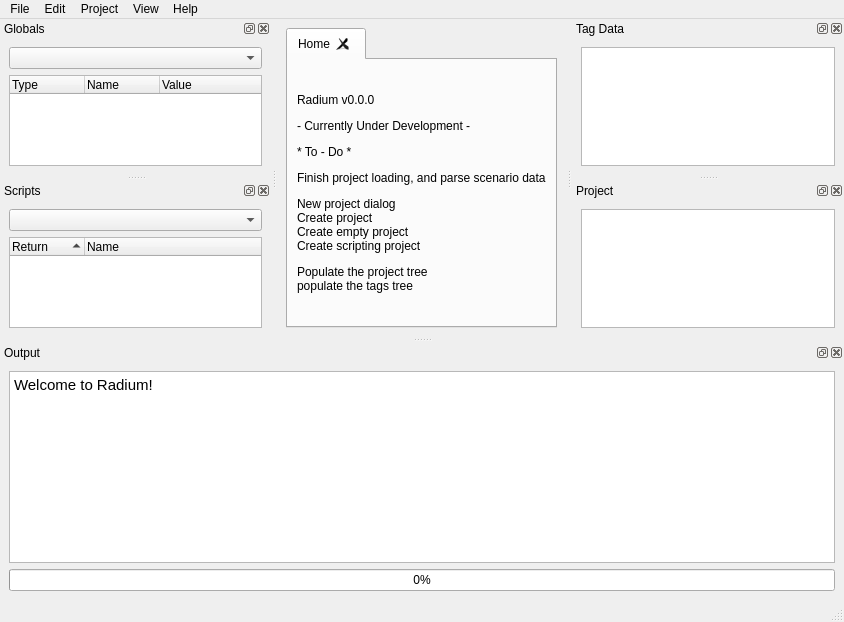
<?xml version="1.0" encoding="UTF-8"?>
<ui version="4.0">
 <class>MainForm</class>
 <widget class="QMainWindow" name="MainForm">
  <property name="geometry">
   <rect>
    <x>0</x>
    <y>0</y>
    <width>844</width>
    <height>622</height>
   </rect>
  </property>
  <property name="windowTitle">
   <string>Radium 0.0.0</string>
  </property>
  <property name="styleSheet">
   <string notr="true"/>
  </property>
  <property name="tabShape">
   <enum>QTabWidget::Rounded</enum>
  </property>
  <widget class="QWidget" name="centralwidget">
   <layout class="QGridLayout" name="gridLayout">
    <item row="0" column="0">
     <widget class="QTabWidget" name="TabCanvas">
      <property name="tabPosition">
       <enum>QTabWidget::North</enum>
      </property>
      <property name="currentIndex">
       <number>0</number>
      </property>
      <property name="tabsClosable">
       <bool>true</bool>
      </property>
      <property name="movable">
       <bool>true</bool>
      </property>
      <widget class="QWidget" name="Home">
       <attribute name="title">
        <string>Home</string>
       </attribute>
       <layout class="QGridLayout" name="gridLayout_2">
        <item row="0" column="0">
         <widget class="QLabel" name="HOME_TEXT">
          <property name="text">
           <string>&lt;html&gt;&lt;head/&gt;&lt;body&gt;&lt;p&gt;Radium v0.0.0&lt;/p&gt;&lt;p&gt;- Currently Under Development -&lt;/p&gt;&lt;p&gt;* To - Do *&lt;/p&gt;&lt;p&gt;Finish project loading, and parse scenario data&lt;/p&gt;&lt;p&gt;New project dialog&lt;br/&gt;Create project&lt;br/&gt;Create empty project&lt;br/&gt;Create scripting project&lt;/p&gt;&lt;p&gt;Populate the project tree&lt;br/&gt;populate the tags tree&lt;/p&gt;&lt;/body&gt;&lt;/html&gt;</string>
          </property>
         </widget>
        </item>
       </layout>
      </widget>
     </widget>
    </item>
   </layout>
  </widget>
  <widget class="QMenuBar" name="menubar">
   <property name="geometry">
    <rect>
     <x>0</x>
     <y>0</y>
     <width>844</width>
     <height>22</height>
    </rect>
   </property>
   <widget class="QMenu" name="file_menu">
    <property name="title">
     <string>File</string>
    </property>
    <addaction name="file_new"/>
    <addaction name="file_open"/>
    <addaction name="file_open_project"/>
    <addaction name="separator"/>
    <addaction name="file_save"/>
    <addaction name="file_save_as"/>
    <addaction name="file_save_all"/>
    <addaction name="separator"/>
    <addaction name="file_update"/>
    <addaction name="separator"/>
    <addaction name="file_quit"/>
   </widget>
   <widget class="QMenu" name="edit_menu">
    <property name="title">
     <string>Edit</string>
    </property>
    <addaction name="edit_undo"/>
    <addaction name="edit_redo"/>
    <addaction name="separator"/>
    <addaction name="edit_cut"/>
    <addaction name="edit_copy"/>
    <addaction name="edit_paste"/>
    <addaction name="edit_delete"/>
    <addaction name="separator"/>
    <addaction name="edit_settings"/>
   </widget>
   <widget class="QMenu" name="project_menu">
    <property name="title">
     <string>Project</string>
    </property>
    <widget class="QMenu" name="project_menu_build">
     <property name="title">
      <string>Build</string>
     </property>
     <addaction name="project_build_scripts"/>
     <addaction name="project_build_map"/>
     <addaction name="separator"/>
     <addaction name="project_compile_build"/>
    </widget>
    <widget class="QMenu" name="menuImport">
     <property name="title">
      <string>Import</string>
     </property>
     <addaction name="project_import_recorded_animation"/>
     <addaction name="project_import_script"/>
    </widget>
    <widget class="QMenu" name="menuExport">
     <property name="enabled">
      <bool>false</bool>
     </property>
     <property name="title">
      <string>Export</string>
     </property>
     <widget class="QMenu" name="menuRecorded_Animations">
      <property name="title">
       <string>Recorded Animations</string>
      </property>
      <addaction name="actionSelected_2"/>
      <addaction name="actionFocused_Scenario_2"/>
      <addaction name="actionAll_4"/>
      <addaction name="separator"/>
      <addaction name="actionControl_V0"/>
      <addaction name="actionAll_Control_V3"/>
      <addaction name="actionAll_Control_V4"/>
     </widget>
     <widget class="QMenu" name="menuScripts">
      <property name="title">
       <string>Scripts</string>
      </property>
      <addaction name="actionSelected_3"/>
      <addaction name="actionFocused_Scenario_3"/>
      <addaction name="actionAll_5"/>
      <addaction name="separator"/>
      <addaction name="actionGobals_Only"/>
      <addaction name="actionFunctions_Only"/>
      <addaction name="separator"/>
      <addaction name="actionConsolidate_and_Save"/>
     </widget>
     <addaction name="menuRecorded_Animations"/>
     <addaction name="menuScripts"/>
    </widget>
    <widget class="QMenu" name="menuNew">
     <property name="title">
      <string>New</string>
     </property>
     <addaction name="project_new_recorded_animation"/>
     <addaction name="project_new_script"/>
    </widget>
    <addaction name="menuNew"/>
    <addaction name="separator"/>
    <addaction name="project_menu_build"/>
    <addaction name="menuImport"/>
    <addaction name="menuExport"/>
    <addaction name="separator"/>
    <addaction name="project_bind_scenario"/>
    <addaction name="project_remove_scenario"/>
    <addaction name="separator"/>
    <addaction name="project_settings"/>
   </widget>
   <widget class="QMenu" name="view_menu">
    <property name="title">
     <string>View</string>
    </property>
    <widget class="QMenu" name="menuHighlighting">
     <property name="title">
      <string>Highlighting</string>
     </property>
     <addaction name="HighlightingHsc"/>
     <addaction name="HighlightingLua"/>
     <addaction name="HighlightingSapp"/>
    </widget>
    <addaction name="view_menu_output"/>
    <addaction name="view_menu_project"/>
    <addaction name="view_menu_tags"/>
    <addaction name="actionCurrent_Parameters"/>
    <addaction name="separator"/>
    <addaction name="menuHighlighting"/>
   </widget>
   <widget class="QMenu" name="help_menu">
    <property name="title">
     <string>Help</string>
    </property>
    <addaction name="help"/>
    <addaction name="help_about"/>
    <addaction name="separator"/>
    <addaction name="help_submit_bug"/>
   </widget>
   <addaction name="file_menu"/>
   <addaction name="edit_menu"/>
   <addaction name="project_menu"/>
   <addaction name="view_menu"/>
   <addaction name="help_menu"/>
  </widget>
  <widget class="QDockWidget" name="TagsWidget">
   <property name="minimumSize">
    <size>
     <width>89</width>
     <height>111</height>
    </size>
   </property>
   <property name="features">
    <set>QDockWidget::AllDockWidgetFeatures</set>
   </property>
   <property name="windowTitle">
    <string>Tag Data</string>
   </property>
   <attribute name="dockWidgetArea">
    <number>2</number>
   </attribute>
   <widget class="QWidget" name="TagsWidget_Layout">
    <layout class="QVBoxLayout" name="verticalLayout_3">
     <item>
      <widget class="QTreeView" name="ScenarioTags"/>
     </item>
    </layout>
   </widget>
  </widget>
  <widget class="QDockWidget" name="ProjectWidget">
   <property name="sizePolicy">
    <sizepolicy hsizetype="Preferred" vsizetype="Preferred">
     <horstretch>0</horstretch>
     <verstretch>0</verstretch>
    </sizepolicy>
   </property>
   <property name="minimumSize">
    <size>
     <width>89</width>
     <height>111</height>
    </size>
   </property>
   <property name="baseSize">
    <size>
     <width>50</width>
     <height>0</height>
    </size>
   </property>
   <property name="features">
    <set>QDockWidget::AllDockWidgetFeatures</set>
   </property>
   <property name="windowTitle">
    <string>Project</string>
   </property>
   <attribute name="dockWidgetArea">
    <number>2</number>
   </attribute>
   <widget class="QWidget" name="ProjectWidget_Layout">
    <layout class="QVBoxLayout" name="verticalLayout_2">
     <item>
      <widget class="QTreeView" name="ProjectContents">
       <property name="contextMenuPolicy">
        <enum>Qt::CustomContextMenu</enum>
       </property>
       <property name="editTriggers">
        <set>QAbstractItemView::EditKeyPressed</set>
       </property>
       <property name="alternatingRowColors">
        <bool>true</bool>
       </property>
      </widget>
     </item>
    </layout>
   </widget>
  </widget>
  <widget class="QDockWidget" name="OutputWidget">
   <property name="enabled">
    <bool>true</bool>
   </property>
   <property name="sizePolicy">
    <sizepolicy hsizetype="Preferred" vsizetype="Preferred">
     <horstretch>0</horstretch>
     <verstretch>0</verstretch>
    </sizepolicy>
   </property>
   <property name="minimumSize">
    <size>
     <width>113</width>
     <height>138</height>
    </size>
   </property>
   <property name="maximumSize">
    <size>
     <width>524287</width>
     <height>524287</height>
    </size>
   </property>
   <property name="baseSize">
    <size>
     <width>0</width>
     <height>0</height>
    </size>
   </property>
   <property name="features">
    <set>QDockWidget::AllDockWidgetFeatures</set>
   </property>
   <property name="windowTitle">
    <string>Output</string>
   </property>
   <attribute name="dockWidgetArea">
    <number>8</number>
   </attribute>
   <widget class="QWidget" name="OutputWidget_Layout">
    <property name="sizePolicy">
     <sizepolicy hsizetype="Preferred" vsizetype="Preferred">
      <horstretch>0</horstretch>
      <verstretch>0</verstretch>
     </sizepolicy>
    </property>
    <property name="minimumSize">
     <size>
      <width>0</width>
      <height>0</height>
     </size>
    </property>
    <layout class="QVBoxLayout" name="verticalLayout">
     <item>
      <widget class="QTextEdit" name="TextOut">
       <property name="readOnly">
        <bool>true</bool>
       </property>
       <property name="html">
        <string>&lt;!DOCTYPE HTML PUBLIC &quot;-//W3C//DTD HTML 4.0//EN&quot; &quot;http://www.w3.org/TR/REC-html40/strict.dtd&quot;&gt;
&lt;html&gt;&lt;head&gt;&lt;meta name=&quot;qrichtext&quot; content=&quot;1&quot; /&gt;&lt;style type=&quot;text/css&quot;&gt;
p, li { white-space: pre-wrap; }
&lt;/style&gt;&lt;/head&gt;&lt;body style=&quot; font-family:'Ubuntu'; font-size:11pt; font-weight:400; font-style:normal;&quot;&gt;
&lt;p style=&quot; margin-top:0px; margin-bottom:0px; margin-left:0px; margin-right:0px; -qt-block-indent:0; text-indent:0px;&quot;&gt;Welcome to Radium!&lt;/p&gt;&lt;/body&gt;&lt;/html&gt;</string>
       </property>
      </widget>
     </item>
     <item>
      <widget class="QProgressBar" name="Progress">
       <property name="maximum">
        <number>100</number>
       </property>
       <property name="value">
        <number>0</number>
       </property>
       <property name="format">
        <string>%p%</string>
       </property>
      </widget>
     </item>
    </layout>
   </widget>
  </widget>
  <widget class="QStatusBar" name="statusbar"/>
  <widget class="QDockWidget" name="GlobalsWidget">
   <property name="windowTitle">
    <string>Globals</string>
   </property>
   <attribute name="dockWidgetArea">
    <number>1</number>
   </attribute>
   <widget class="QWidget" name="dockWidgetContents_2">
    <layout class="QVBoxLayout" name="verticalLayout_6">
     <item>
      <widget class="QComboBox" name="GlobalsScope"/>
     </item>
     <item>
      <widget class="QTreeWidget" name="Globals">
       <property name="alternatingRowColors">
        <bool>true</bool>
       </property>
       <attribute name="headerDefaultSectionSize">
        <number>75</number>
       </attribute>
       <column>
        <property name="text">
         <string>Type</string>
        </property>
       </column>
       <column>
        <property name="text">
         <string>Name</string>
        </property>
       </column>
       <column>
        <property name="text">
         <string>Value</string>
        </property>
       </column>
      </widget>
     </item>
    </layout>
   </widget>
  </widget>
  <widget class="QDockWidget" name="ScriptsWidget">
   <property name="windowTitle">
    <string>Scripts</string>
   </property>
   <attribute name="dockWidgetArea">
    <number>1</number>
   </attribute>
   <widget class="QWidget" name="dockWidgetContents_3">
    <layout class="QVBoxLayout" name="verticalLayout_7">
     <item>
      <widget class="QComboBox" name="ScriptScope"/>
     </item>
     <item>
      <widget class="QTreeWidget" name="ScriptView">
       <property name="alternatingRowColors">
        <bool>true</bool>
       </property>
       <property name="indentation">
        <number>0</number>
       </property>
       <property name="sortingEnabled">
        <bool>true</bool>
       </property>
       <attribute name="headerDefaultSectionSize">
        <number>75</number>
       </attribute>
       <attribute name="headerShowSortIndicator" stdset="0">
        <bool>true</bool>
       </attribute>
       <column>
        <property name="text">
         <string>Return</string>
        </property>
       </column>
       <column>
        <property name="text">
         <string>Name</string>
        </property>
       </column>
      </widget>
     </item>
    </layout>
   </widget>
  </widget>
  <action name="view_menu_output">
   <property name="checkable">
    <bool>true</bool>
   </property>
   <property name="text">
    <string>Output</string>
   </property>
  </action>
  <action name="view_menu_project">
   <property name="checkable">
    <bool>true</bool>
   </property>
   <property name="text">
    <string>Project</string>
   </property>
  </action>
  <action name="view_menu_tags">
   <property name="checkable">
    <bool>true</bool>
   </property>
   <property name="checked">
    <bool>false</bool>
   </property>
   <property name="text">
    <string>Tags</string>
   </property>
  </action>
  <action name="view_menu_timeline">
   <property name="checkable">
    <bool>true</bool>
   </property>
   <property name="text">
    <string>Timeline</string>
   </property>
  </action>
  <action name="actionCurrent_Parameters">
   <property name="checkable">
    <bool>true</bool>
   </property>
   <property name="checked">
    <bool>false</bool>
   </property>
   <property name="text">
    <string>Current Parameters</string>
   </property>
  </action>
  <action name="file_new">
   <property name="text">
    <string>New</string>
   </property>
  </action>
  <action name="file_open">
   <property name="text">
    <string>Open</string>
   </property>
  </action>
  <action name="file_save">
   <property name="text">
    <string>Save</string>
   </property>
  </action>
  <action name="file_save_as">
   <property name="text">
    <string>Save As...</string>
   </property>
  </action>
  <action name="project_build_scripts">
   <property name="text">
    <string>Compile Scripts</string>
   </property>
  </action>
  <action name="project_build_map">
   <property name="text">
    <string>Build Cache File</string>
   </property>
  </action>
  <action name="actionTool_Function">
   <property name="text">
    <string>Tool Function</string>
   </property>
  </action>
  <action name="project_compile_build">
   <property name="text">
    <string>Compile And Build</string>
   </property>
  </action>
  <action name="project_import_recorded_animation">
   <property name="text">
    <string>Recorded Animation</string>
   </property>
  </action>
  <action name="project_import_script">
   <property name="text">
    <string>Script</string>
   </property>
  </action>
  <action name="actionRecorded_Animation_2">
   <property name="text">
    <string>Recorded Animation</string>
   </property>
  </action>
  <action name="actionScript_2">
   <property name="text">
    <string>Script</string>
   </property>
  </action>
  <action name="actionRecorded_Animations">
   <property name="text">
    <string>Recorded Animations</string>
   </property>
  </action>
  <action name="actionScripts">
   <property name="text">
    <string>Scripts</string>
   </property>
  </action>
  <action name="actionAll">
   <property name="text">
    <string>Recorded</string>
   </property>
  </action>
  <action name="actionAll_2">
   <property name="text">
    <string>All</string>
   </property>
  </action>
  <action name="actionFocused_Scenario">
   <property name="text">
    <string>Focused Scenario</string>
   </property>
  </action>
  <action name="actionSelected_Scenario">
   <property name="text">
    <string>Selected Scenario</string>
   </property>
  </action>
  <action name="actionRecorded_Animations_3">
   <property name="text">
    <string>Recorded Animations</string>
   </property>
  </action>
  <action name="actionAll_3">
   <property name="text">
    <string>All</string>
   </property>
  </action>
  <action name="actionSelected_2">
   <property name="text">
    <string>Selected</string>
   </property>
  </action>
  <action name="actionFocused_Scenario_2">
   <property name="text">
    <string>Focused Scenario</string>
   </property>
  </action>
  <action name="actionAll_4">
   <property name="text">
    <string>All</string>
   </property>
  </action>
  <action name="actionSelected_3">
   <property name="text">
    <string>Selected</string>
   </property>
  </action>
  <action name="actionFocused_Scenario_3">
   <property name="text">
    <string>Focused Scenario</string>
   </property>
  </action>
  <action name="actionAll_5">
   <property name="text">
    <string>All</string>
   </property>
  </action>
  <action name="actionConsolidate_and_Save">
   <property name="text">
    <string>Consolidated</string>
   </property>
  </action>
  <action name="actionGobals_Only">
   <property name="text">
    <string>Gobals Only</string>
   </property>
  </action>
  <action name="actionFunctions_Only">
   <property name="text">
    <string>Functions Only</string>
   </property>
  </action>
  <action name="actionControl_V0">
   <property name="text">
    <string>All Control V0</string>
   </property>
  </action>
  <action name="actionAll_Control_V1">
   <property name="text">
    <string>All Control V1</string>
   </property>
  </action>
  <action name="actionAll_Control_V3">
   <property name="text">
    <string>All Control V3</string>
   </property>
  </action>
  <action name="actionAll_Control_V4">
   <property name="text">
    <string>All Control V4</string>
   </property>
  </action>
  <action name="project_bind_scenario">
   <property name="text">
    <string>Bind Scenario</string>
   </property>
  </action>
  <action name="project_remove_scenario">
   <property name="text">
    <string>Remove Scenario</string>
   </property>
  </action>
  <action name="project_settings">
   <property name="text">
    <string>Project Settings</string>
   </property>
  </action>
  <action name="help">
   <property name="text">
    <string>Help</string>
   </property>
  </action>
  <action name="help_about">
   <property name="text">
    <string>About</string>
   </property>
  </action>
  <action name="help_submit_bug">
   <property name="enabled">
    <bool>false</bool>
   </property>
   <property name="text">
    <string>Submit a Bug</string>
   </property>
  </action>
  <action name="edit_undo">
   <property name="text">
    <string>Undo</string>
   </property>
  </action>
  <action name="edit_redo">
   <property name="text">
    <string>Redo</string>
   </property>
  </action>
  <action name="edit_cut">
   <property name="text">
    <string>Cut</string>
   </property>
  </action>
  <action name="edit_copy">
   <property name="text">
    <string>Copy</string>
   </property>
  </action>
  <action name="edit_paste">
   <property name="text">
    <string>Paste</string>
   </property>
  </action>
  <action name="edit_delete">
   <property name="text">
    <string>Delete</string>
   </property>
  </action>
  <action name="edit_settings">
   <property name="text">
    <string>Radium Settings</string>
   </property>
  </action>
  <action name="file_update">
   <property name="text">
    <string>Check for Updates</string>
   </property>
  </action>
  <action name="file_quit">
   <property name="text">
    <string>Quit</string>
   </property>
  </action>
  <action name="file_save_all">
   <property name="text">
    <string>Save All</string>
   </property>
  </action>
  <action name="file_open_project">
   <property name="text">
    <string>Open Project</string>
   </property>
  </action>
  <action name="project_new_recorded_animation">
   <property name="text">
    <string>Recorded Animation</string>
   </property>
  </action>
  <action name="project_new_script">
   <property name="text">
    <string>Script</string>
   </property>
   <property name="shortcut">
    <string>Ctrl+Tab</string>
   </property>
  </action>
  <action name="HighlightingHsc">
   <property name="text">
    <string>hsc</string>
   </property>
  </action>
  <action name="HighlightingLua">
   <property name="text">
    <string>lua</string>
   </property>
  </action>
  <action name="HighlightingSapp">
   <property name="text">
    <string>sapp</string>
   </property>
  </action>
 </widget>
 <resources/>
 <connections>
  <connection>
   <sender>ProjectWidget</sender>
   <signal>visibilityChanged(bool)</signal>
   <receiver>view_menu_project</receiver>
   <slot>setChecked(bool)</slot>
   <hints>
    <hint type="sourcelabel">
     <x>594</x>
     <y>201</y>
    </hint>
    <hint type="destinationlabel">
     <x>-1</x>
     <y>-1</y>
    </hint>
   </hints>
  </connection>
  <connection>
   <sender>view_menu_project</sender>
   <signal>triggered(bool)</signal>
   <receiver>ProjectWidget</receiver>
   <slot>setVisible(bool)</slot>
   <hints>
    <hint type="sourcelabel">
     <x>-1</x>
     <y>-1</y>
    </hint>
    <hint type="destinationlabel">
     <x>594</x>
     <y>201</y>
    </hint>
   </hints>
  </connection>
  <connection>
   <sender>OutputWidget</sender>
   <signal>visibilityChanged(bool)</signal>
   <receiver>view_menu_output</receiver>
   <slot>setChecked(bool)</slot>
   <hints>
    <hint type="sourcelabel">
     <x>341</x>
     <y>420</y>
    </hint>
    <hint type="destinationlabel">
     <x>-1</x>
     <y>-1</y>
    </hint>
   </hints>
  </connection>
  <connection>
   <sender>view_menu_output</sender>
   <signal>triggered(bool)</signal>
   <receiver>OutputWidget</receiver>
   <slot>setVisible(bool)</slot>
   <hints>
    <hint type="sourcelabel">
     <x>-1</x>
     <y>-1</y>
    </hint>
    <hint type="destinationlabel">
     <x>341</x>
     <y>420</y>
    </hint>
   </hints>
  </connection>
  <connection>
   <sender>TagsWidget</sender>
   <signal>visibilityChanged(bool)</signal>
   <receiver>view_menu_tags</receiver>
   <slot>setChecked(bool)</slot>
   <hints>
    <hint type="sourcelabel">
     <x>136</x>
     <y>182</y>
    </hint>
    <hint type="destinationlabel">
     <x>-1</x>
     <y>-1</y>
    </hint>
   </hints>
  </connection>
  <connection>
   <sender>view_menu_tags</sender>
   <signal>triggered(bool)</signal>
   <receiver>TagsWidget</receiver>
   <slot>setVisible(bool)</slot>
   <hints>
    <hint type="sourcelabel">
     <x>-1</x>
     <y>-1</y>
    </hint>
    <hint type="destinationlabel">
     <x>136</x>
     <y>182</y>
    </hint>
   </hints>
  </connection>
 </connections>
</ui>
